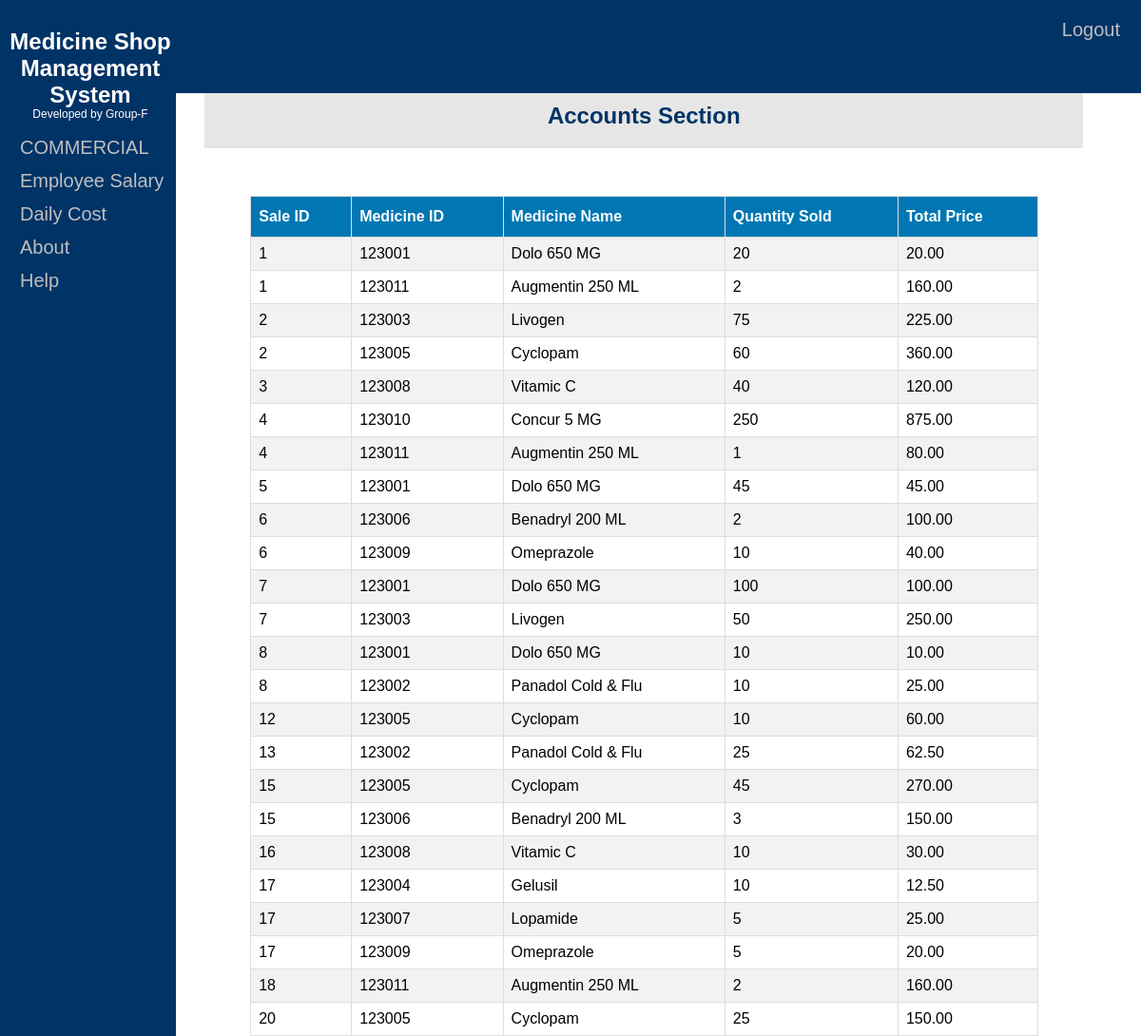
The page /commercial.php on the database its author committed.
### tables this page shows
CREATE TABLE `sales_items` (
  `SALE_ID` int(11) NOT NULL,
  `MED_ID` decimal(6,0) NOT NULL,
  `SALE_QTY` int(11) NOT NULL,
  `TOT_PRICE` decimal(8,2) NOT NULL
);

CREATE TABLE `meds` (
  `MED_ID` decimal(6,0) NOT NULL,
  `MED_NAME` varchar(50) NOT NULL,
  `MED_QTY` int(11) NOT NULL,
  `CATEGORY` varchar(20) DEFAULT NULL,
  `MED_PRICE` decimal(6,2) NOT NULL,
  `LOCATION_RACK` varchar(30) DEFAULT NULL
);

### commercial.php (the view, shortened to what this page needs)
<!DOCTYPE html>
<html>
<head>
<link rel="stylesheet" type="text/css" href="nav2.css">
<link rel="stylesheet" type="text/css" href="table1.css">
</head>
<body>
	<div class="sidenav">
		<h2 style="font-family:Arial; color:white; text-align:center;"> Medicine Shop Management System </h2>
		<p style="margin-top:-20px;color:white;line-height:1;font-size:12px;text-align:center">Developed by Group-F</p>
		<a href="account.php">COMMERCIAL</a>
		<a href="index.php">Employee Salary</a>
		<a href="index.php">Daily Cost </a>
		<a href="about.php">About</a>
		<a href="help.php">Help</a>
		</div>
	<div class="topnav">
		<a href="logout.php">Logout</a>
	</div>
	<center>
	<div class="head">
	<h2> Accounts Section</h2>
	</div>
	</center>
	<table align="right" id="table1" style="margin-right:100px;">
		<tr>
			<th>Sale ID</th>
			<th>Medicine ID</th>
			<th>Medicine Name</th>
			<th>Quantity Sold</th>
			<th>Total Price</th>
		</tr>
	<?php
	include "config.php";
	$sql = "SELECT sale_id, med_id,sale_qty,tot_price FROM sales_items";
	$result = $conn->query($sql);
	if ($result->num_rows > 0) {
	while($row = $result->fetch_assoc()) {
		$sql1="SELECT med_name from meds where med_id=".$row["med_id"]."";
		$result1 = $conn->query($sql1);
		while($row1 = $result1->fetch_assoc()) {
			echo "<tr>";
				echo "<td>" . $row["sale_id"]. "</td>";
				echo "<td>" . $row["med_id"] . "</td>";
				echo "<td>" . $row1["med_name"]. "</td>";
				echo "<td>" . $row["sale_qty"]. "</td>";
				echo "<td>" . $row["tot_price"]. "</td>";
			echo "</tr>";
		}
	}
	echo "</table>";
}
	?>
</body>
</html>

### nav2.css (style rules this page uses)
.sidenav { height: 100%; width: 15%; position: fixed; z-index: 1; top: 0; left: 0; background-color: #003366; padding-top: 10px; padding-left:5px; font-family:Arial; }
.sidenav a,.dropdown-btn { padding: 6px 8px 6px 16px; text-decoration: none; font-size: 20px; color: #bfbfbf; display: block; border: none; background: none; width: 100%; text-align: left; cursor: pointer; outline: none; }
.topnav { overflow: hidden; background-color: #003366; margin:0px; vertical-align:top; width: 100%; height:9%; position: fixed; x-index: 1; top: 0; left: 0; }
.topnav a { float: right; text-align: center; padding: 20px 22px; text-decoration: none; font-size: 20px; font-family:Arial; color: #bfbfbf; display: block; border: none; background: none; cursor: pointer; outline: none; }
div.head { width:78%; font-family:Arial; background-color:#e6e6e6; color:#003366; float:right; margin-top:80px; margin-right:53px; margin-left:0px; top: 0; right: 0; overflow:hidden; }

### table1.css (style rules this page uses)
#table1 { font-family: Arial; border-collapse: collapse; margin-top:50px; margin-right:25px; width: 70%; overflow:auto; }
#table1 td, #table1 th { border: 1px solid #ddd; padding: 8px; }
#table1 tr:nth-child(even) { background-color: #f2f2f2; }
#table1 th { padding-top: 12px; padding-bottom: 12px; text-align: left; background-color: #0077b3; color: white; }

### rows shown on the page
sales_items: SALE_ID "1", MED_ID "123001", SALE_QTY "20", TOT_PRICE "20.00"
meds: MED_NAME "Dolo 650 MG"
sales_items: SALE_ID "1", MED_ID "123011", SALE_QTY "2", TOT_PRICE "160.00"
meds: MED_NAME "Augmentin 250 ML"
sales_items: SALE_ID "2", MED_ID "123003", SALE_QTY "75", TOT_PRICE "225.00"
meds: MED_NAME "Livogen"
sales_items: SALE_ID "2", MED_ID "123005", SALE_QTY "60", TOT_PRICE "360.00"
meds: MED_NAME "Cyclopam"
sales_items: SALE_ID "3", MED_ID "123008", SALE_QTY "40", TOT_PRICE "120.00"
meds: MED_NAME "Vitamic C"
sales_items: SALE_ID "4", MED_ID "123010", SALE_QTY "250", TOT_PRICE "875.00"
meds: MED_NAME "Concur 5 MG"
sales_items: SALE_ID "4", MED_ID "123011", SALE_QTY "1", TOT_PRICE "80.00"
sales_items: SALE_ID "5", MED_ID "123001", SALE_QTY "45", TOT_PRICE "45.00"
sales_items: SALE_ID "6", MED_ID "123006", SALE_QTY "2", TOT_PRICE "100.00"
meds: MED_NAME "Benadryl 200 ML"
sales_items: SALE_ID "6", MED_ID "123009", SALE_QTY "10", TOT_PRICE "40.00"
meds: MED_NAME "Omeprazole"
sales_items: SALE_ID "7", MED_ID "123001", SALE_QTY "100", TOT_PRICE "100.00"
sales_items: SALE_ID "7", MED_ID "123003", SALE_QTY "50", TOT_PRICE "250.00"
sales_items: SALE_ID "8", MED_ID "123001", SALE_QTY "10", TOT_PRICE "10.00"
sales_items: SALE_ID "8", MED_ID "123002", SALE_QTY "10", TOT_PRICE "25.00"
meds: MED_NAME "Panadol Cold & Flu"
sales_items: SALE_ID "12", MED_ID "123005", SALE_QTY "10", TOT_PRICE "60.00"
sales_items: SALE_ID "13", MED_ID "123002", SALE_QTY "25", TOT_PRICE "62.50"
sales_items: SALE_ID "15", MED_ID "123005", SALE_QTY "45", TOT_PRICE "270.00"
sales_items: SALE_ID "15", MED_ID "123006", SALE_QTY "3", TOT_PRICE "150.00"
sales_items: SALE_ID "16", MED_ID "123008", SALE_QTY "10", TOT_PRICE "30.00"
sales_items: SALE_ID "17", MED_ID "123004", SALE_QTY "10", TOT_PRICE "12.50"
meds: MED_NAME "Gelusil"
sales_items: SALE_ID "17", MED_ID "123007", SALE_QTY "5", TOT_PRICE "25.00"
meds: MED_NAME "Lopamide"
sales_items: SALE_ID "17", MED_ID "123009", SALE_QTY "5", TOT_PRICE "20.00"
sales_items: SALE_ID "18", MED_ID "123011", SALE_QTY "2", TOT_PRICE "160.00"
sales_items: SALE_ID "20", MED_ID "123005", SALE_QTY "25", TOT_PRICE "150.00"
